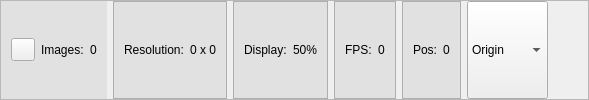
              <widget class="QFrame" name="frame">
               <property name="minimumSize">
                <size>
                 <width>0</width>
                 <height>30</height>
                </size>
               </property>
               <property name="frameShape">
                <enum>QFrame::StyledPanel</enum>
               </property>
               <property name="frameShadow">
                <enum>QFrame::Raised</enum>
               </property>
               <layout class="QHBoxLayout" name="horizontalLayout_6">
                <property name="leftMargin">
                 <number>0</number>
                </property>
                <property name="topMargin">
                 <number>0</number>
                </property>
                <property name="rightMargin">
                 <number>0</number>
                </property>
                <property name="bottomMargin">
                 <number>0</number>
                </property>
                <item>
                 <widget class="QFrame" name="frame">
                  <layout class="QHBoxLayout" name="horizontalLayout_8">
                   <property name="leftMargin">
                    <number>0</number>
                   </property>
                   <property name="topMargin">
                    <number>0</number>
                   </property>
                   <property name="rightMargin">
                    <number>0</number>
                   </property>
                   <property name="bottomMargin">
                    <number>0</number>
                   </property>
                   <item>
                    <widget class="QFrame" name="fImageCounter">
                     <property name="styleSheet">
                      <string notr="true">QFrame
{
	background-color: rgb(225, 225, 225);
}</string>
                     </property>
                     <layout class="QHBoxLayout" name="horizontalLayout_5">
                      <property name="leftMargin">
                       <number>10</number>
                      </property>
                      <property name="topMargin">
                       <number>0</number>
                      </property>
                      <property name="rightMargin">
                       <number>10</number>
                      </property>
                      <property name="bottomMargin">
                       <number>0</number>
                      </property>
                      <item>
                       <widget class="QToolButton" name="tbResetImageCounter">
                        <property name="text">
                         <string/>
                        </property>
                        <property name="icon">
                         <iconset resource="../../../DeltaXSoftware/resource.qrc">
                          <normaloff>:/icon/icons8_reset_48px.png</normaloff>:/icon/icons8_reset_48px.png</iconset>
                        </property>
                       </widget>
                      </item>
                      <item>
                       <widget class="QLabel" name="label_12">
                        <property name="text">
                         <string>Images:</string>
                        </property>
                       </widget>
                      </item>
                      <item>
                       <widget class="QLabel" name="lbImageCounter">
                        <property name="text">
                         <string>0</string>
                        </property>
                        <property name="alignment">
                         <set>Qt::AlignLeading|Qt::AlignLeft|Qt::AlignVCenter</set>
                        </property>
                       </widget>
                      </item>
                     </layout>
                    </widget>
                   </item>
                   <item>
                    <widget class="QFrame" name="fResolution">
                     <property name="minimumSize">
                      <size>
                       <width>0</width>
                       <height>0</height>
                      </size>
                     </property>
                     <property name="styleSheet">
                      <string notr="true">background-color: rgb(225, 225, 225);</string>
                     </property>
                     <property name="frameShape">
                      <enum>QFrame::StyledPanel</enum>
                     </property>
                     <property name="frameShadow">
                      <enum>QFrame::Raised</enum>
                     </property>
                     <layout class="QHBoxLayout" name="horizontalLayout_7">
                      <property name="leftMargin">
                       <number>10</number>
                      </property>
                      <property name="topMargin">
                       <number>0</number>
                      </property>
                      <property name="rightMargin">
                       <number>10</number>
                      </property>
                      <property name="bottomMargin">
                       <number>0</number>
                      </property>
                      <item>
                       <widget class="QLabel" name="label_17">
                        <property name="text">
                         <string>Resolution:</string>
                        </property>
                       </widget>
                      </item>
                      <item>
                       <widget class="QLabel" name="lbResolution">
                        <property name="text">
                         <string>0 x 0</string>
                        </property>
                       </widget>
                      </item>
                     </layout>
                    </widget>
                   </item>
                   <item>
                    <widget class="QFrame" name="fResolution_2">
                     <property name="minimumSize">
                      <size>
                       <width>0</width>
                       <height>0</height>
                      </size>
                     </property>
                     <property name="styleSheet">
                      <string notr="true">background-color: rgb(225, 225, 225);</string>
                     </property>
                     <property name="frameShape">
                      <enum>QFrame::StyledPanel</enum>
                     </property>
                     <property name="frameShadow">
                      <enum>QFrame::Raised</enum>
                     </property>
                     <layout class="QHBoxLayout" name="horizontalLayout_9">
                      <property name="leftMargin">
                       <number>10</number>
                      </property>
                      <property name="topMargin">
                       <number>0</number>
                      </property>
                      <property name="rightMargin">
                       <number>10</number>
                      </property>
                      <property name="bottomMargin">
                       <number>0</number>
                      </property>
                      <item>
                       <widget class="QLabel" name="label_18">
                        <property name="text">
                         <string>Display:</string>
                        </property>
                       </widget>
                      </item>
                      <item>
                       <widget class="QLabel" name="lbDisplayRatio">
                        <property name="text">
                         <string>50%</string>
                        </property>
                       </widget>
                      </item>
                     </layout>
                    </widget>
                   </item>
                   <item>
                    <widget class="QFrame" name="fResolution_3">
                     <property name="minimumSize">
                      <size>
                       <width>0</width>
                       <height>0</height>
                      </size>
                     </property>
                     <property name="styleSheet">
                      <string notr="true">background-color: rgb(225, 225, 225);</string>
                     </property>
                     <property name="frameShape">
                      <enum>QFrame::StyledPanel</enum>
                     </property>
                     <property name="frameShadow">
                      <enum>QFrame::Raised</enum>
                     </property>
                     <layout class="QHBoxLayout" name="horizontalLayout_10">
                      <property name="leftMargin">
                       <number>10</number>
                      </property>
                      <property name="topMargin">
                       <number>0</number>
                      </property>
                      <property name="rightMargin">
                       <number>10</number>
                      </property>
                      <property name="bottomMargin">
                       <number>0</number>
                      </property>
                      <item>
                       <widget class="QLabel" name="label_28">
                        <property name="text">
                         <string>FPS:</string>
                        </property>
                       </widget>
                      </item>
                      <item>
                       <widget class="QLabel" name="lbFPS">
                        <property name="text">
                         <string>0</string>
                        </property>
                       </widget>
                      </item>
                     </layout>
                    </widget>
                   </item>
                   <item>
                    <widget class="QFrame" name="fResolution_4">
                     <property name="minimumSize">
                      <size>
                       <width>0</width>
                       <height>0</height>
                      </size>
                     </property>
                     <property name="styleSheet">
                      <string notr="true">background-color: rgb(225, 225, 225);</string>
                     </property>
                     <property name="frameShape">
                      <enum>QFrame::StyledPanel</enum>
                     </property>
                     <property name="frameShadow">
                      <enum>QFrame::Raised</enum>
                     </property>
                     <layout class="QHBoxLayout" name="horizontalLayout_11">
                      <property name="leftMargin">
                       <number>10</number>
                      </property>
                      <property name="topMargin">
                       <number>0</number>
                      </property>
                      <property name="rightMargin">
                       <number>10</number>
                      </property>
                      <property name="bottomMargin">
                       <number>0</number>
                      </property>
                      <item>
                       <widget class="QLabel" name="label_76">
                        <property name="text">
                         <string>Pos:</string>
                        </property>
                       </widget>
                      </item>
                      <item>
                       <widget class="QLabel" name="lbClickPos">
                        <property name="text">
                         <string>0</string>
                        </property>
                       </widget>
                      </item>
                     </layout>
                    </widget>
                   </item>
                   <item>
                    <widget class="QComboBox" name="cbDisplayOption">
                     <property name="sizePolicy">
                      <sizepolicy hsizetype="Preferred" vsizetype="Minimum">
                       <horstretch>0</horstretch>
                       <verstretch>0</verstretch>
                      </sizepolicy>
                     </property>
                     <property name="maximumSize">
                      <size>
                       <width>200</width>
                       <height>16777215</height>
                      </size>
                     </property>
                     <item>
                      <property name="text">
                       <string>Origin</string>
                      </property>
                     </item>
                     <item>
                      <property name="text">
                       <string>Warping</string>
                      </property>
                     </item>
                     <item>
                      <property name="text">
                       <string>Detecting</string>
                      </property>
                     </item>
                    </widget>
                   </item>
                   <item>
                    <spacer name="horizontalSpacer_2">
                     <property name="orientation">
                      <enum>Qt::Horizontal</enum>
                     </property>
                     <property name="sizeHint" stdset="0">
                      <size>
                       <width>40</width>
                       <height>20</height>
                      </size>
                     </property>
                    </spacer>
                   </item>
                  </layout>
                 </widget>
                </item>
               </layout>
              </widget>
